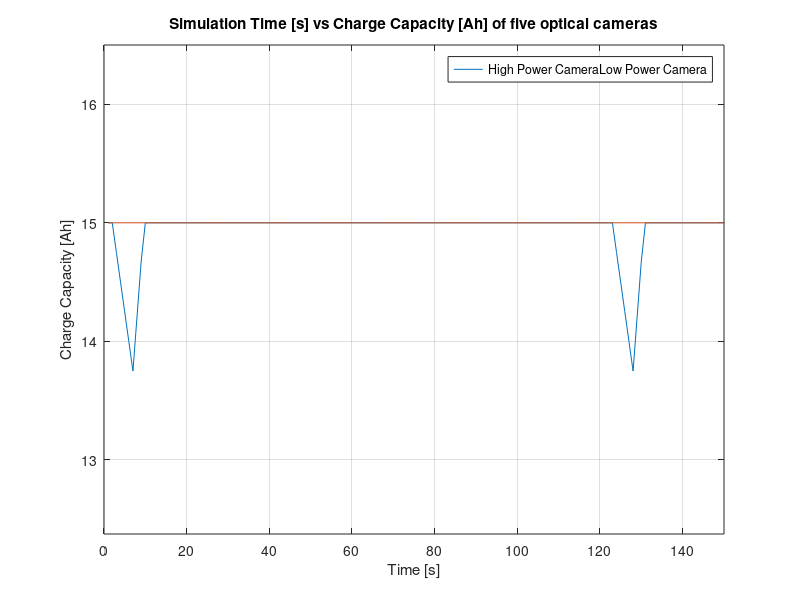

Recreate this plot in MATLAB.
%% NOTES
% if a variable is plural, it should be an array of the data samples
% if a variable is singular, it should be either a normal variable or the 
    % mean value of an array
% if a variable has .0000 at the end it is an assumption or guess
%% BEGIN
clear;
%% initial definitions
error = 0.1;
power_in = 70; % W
MIMIR_ADCS_power = 22; % W
MIMIR_computer_power = 10; % W
battery_capacity = 15; % Ah OR coulombs/(60*60)

power_max = power_in-MIMIR_ADCS_power-MIMIR_computer_power; % W
%% lists of commercial options
camera_list = ["High Power Camera" "Low Power Camera"];
%% camera definitions
images_per_hour = 30.0000; % ASSUMPTION 120 seconds per image
imaging_duration = 5.0000; % ASSUMPTION 5 seconds to take an image
imaging_time = images_per_hour*imaging_duration/(60*60);
idle_time = 1-imaging_time;
idle_duration = idle_time*60*60/images_per_hour; % 115 seconds idle

camera_bit_depth_min = [8 12];
camera_bit_depth_max = [12 12];
camera_image_resolutions = [3840*2160*2 3840*2160];
%% power envelope in W

camera_powers_imaging = [45 5.8];
camera_power_imaging = mean(camera_powers_imaging)
camera_powers_idle = [25 2.5];
camera_power_idle = mean(camera_powers_idle)
camera_powers = camera_powers_imaging*imaging_time + camera_powers_idle*idle_time;

camera_voltages = [28 5];

% simulation of camera power battle
simulation_time = 150; % s
power_available = power_max; % W
step = 1; % s
charge = zeros(simulation_time+1, length(camera_voltages)); % Ah
charge(1, :) = 15; % starting at full battery Ah
for camera = 1:length(camera_voltages)
    imaging_draw = camera_powers_imaging(camera);
    idle_draw = camera_powers_idle(camera);
    voltage = camera_voltages(camera);
    charge_delta = 0;
    loop_time = 0;
    for time = 1:step:simulation_time
        charge(time+1, camera) = charge(time, camera)+charge_delta;
        loop_time = loop_time+step;
        if loop_time <= imaging_duration % if imaging
            power_delta = power_available - imaging_draw;
            charge_delta = power_delta*step/voltage;
        elseif loop_time >= imaging_duration && loop_time <= imaging_duration+idle_duration % if idle
            power_delta = power_available - idle_draw;
            charge_delta = power_delta*step/voltage;
        else
            loop_time = 0;
            charge_delta = 0;
        end
        if charge(time, camera) > 15
            charge_delta = 0; charge(time, camera) = 15;
        elseif charge(time+1, camera) > 15
            charge_delta = 0; charge(time+1, camera) = 15;
        end
    end
end
%% plotting camera details
figure()
x = 1:simulation_time+1;
y1 = charge(:, 1); y2 = charge(:, 2);
p  = plot(x, y1, x, y2);
legend (camera_list, 'Location', 'best')
title('Simulation Time [s] vs Charge Capacity [Ah] of five optical cameras'); grid on;
xlabel('Time [s]'); ylabel('Charge Capacity [Ah]');
xlim([0 simulation_time]); ylim([0.9*min(min(charge)) 1.1*max(max(charge))]);
%% END